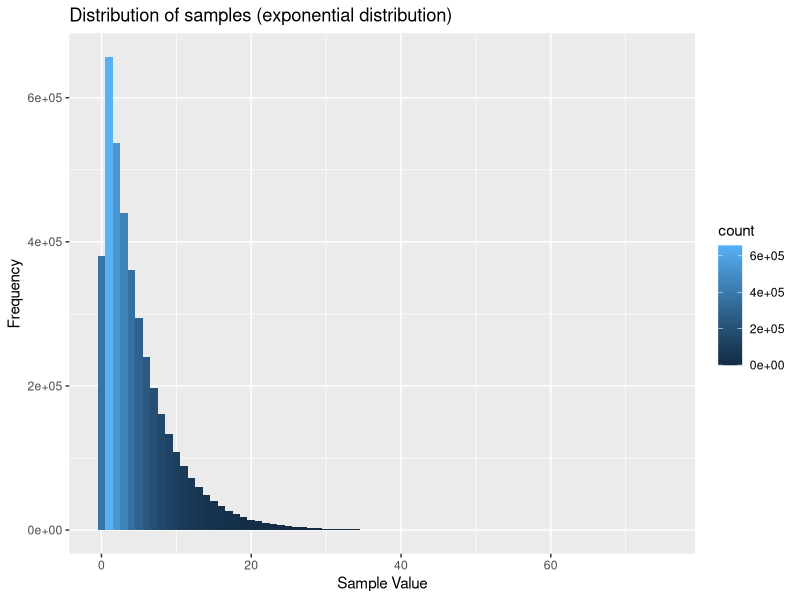
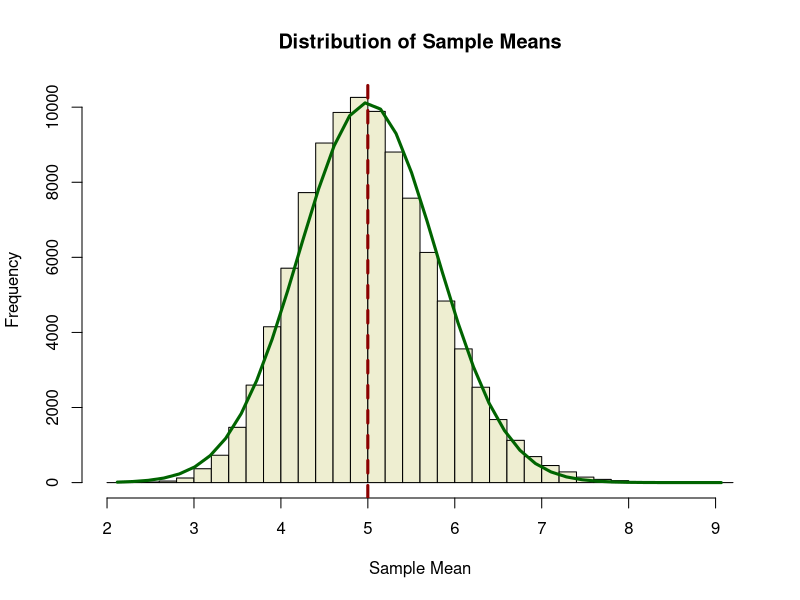

Here is the R script that generated these plots, in order:
## ---- chunk 1
lambda <- 0.2     # Lamdba
n <- 40           # Number of exponentials
numsim <- 100000  # Number of simulations
## ---- chunk 2
set.seed(20150119) # Seed to ensure reproducibility 
sim <- matrix(rexp(n * numsim, lambda), numsim) 
## ---- chunk 3
mean.theoretical <- 1/lambda
means.sim <- apply(sim, 1, mean)
mean.sim <- mean(means.sim)
mean.error <- abs(mean.sim - mean.theoretical) / mean.theoretical * 100
## ---- chunk 4
sd.theoretical <- 1/lambda
var.theoretical <- sd.theoretical ^ 2
sds.sim <- apply(sim, 1, sd)
sd.sim <- mean(sds.sim)
var.sim <- sd.sim ^ 2
var.error <- abs(var.sim - var.theoretical) / var.theoretical * 100
## ---- chunk 5
library(ggplot2)
g <- ggplot(data.frame(x = as.vector(sim)), aes(x = x)) +
    geom_histogram(aes(fill = ..count..), binwidth = 1) +
    ggtitle("Distribution of samples (exponential distribution)") +
    xlab("Sample Value") +
    ylab("Frequency") 
print(g)
## ---- chunk 6
h <- hist(means.sim, 
          breaks = 30, 
          col = "lightyellow2",
          main = "Distribution of Sample Means",
          xlab = "Sample Mean",
          ylab = "Frequency") 
xfit <- seq(min(means.sim), max(means.sim), length = 40) 
yfit <- dnorm(xfit, mean = mean.sim, sd = sd(means.sim)) 
yfit <- yfit * diff(h$mids[1:2]) * length(means.sim) 
lines(xfit, yfit, col = "darkgreen", lt = 1, lw = 3)
abline(v = mean.sim, col = "darkred", lt = 2, lw = 3)
